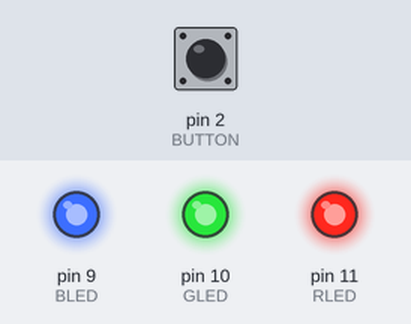
Recording of a sketch running on a simulated Arduino Uno, built with avr-gcc and run on an emulated ATmega328P. Parts: output pins drawn as LEDs (lit = HIGH). The inputs (shaded band) are chosen by the test bench; at power-on: pin 2 (BUTTON) LOW.

Above: at 1.2 s.
1.3 s: pin 2 (BUTTON) pulled HIGH for 0.15 s
At 1.6 s:
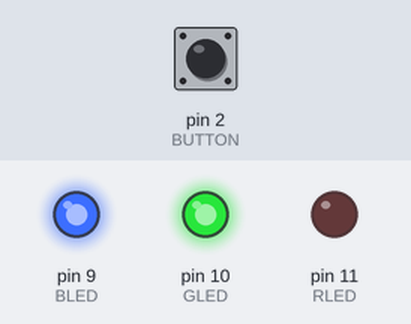
2.9 s: pin 2 (BUTTON) pulled HIGH for 1 s
At 4.1 s:
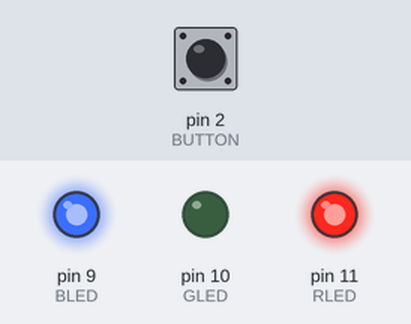
5.4 s: pin 2 (BUTTON) pulled HIGH for 0.15 s
At 6.0 s:
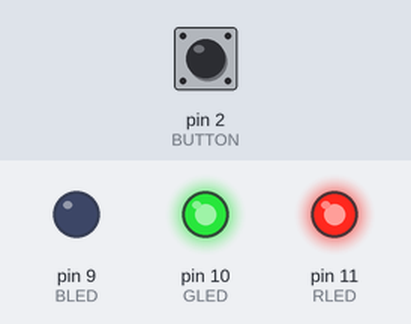
7.0 s: pin 2 (BUTTON) pulled HIGH for 3.2 s
At 8.4 s:
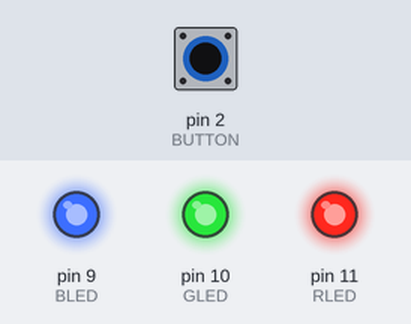
Timing chart, 0 to 10.0 s (numbered marks = the images above; inputs shaded):
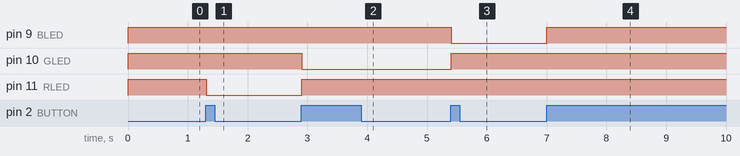

Measured:
- after the input at 1.3 s, pin 11 (RLED): HIGH → LOW at once
- after the input at 2.9 s, pin 10 (GLED): HIGH → LOW at once; pin 11 (RLED): LOW → HIGH at once
- after the input at 5.4 s, pin 9 (BLED): HIGH → LOW at once; pin 10 (GLED): LOW → HIGH at once
- after the input at 7.0 s, pin 9 (BLED): LOW → HIGH at once

The sketch:

week3_Ph_ch2_RGB_LED.ino
```cpp
const int BLED=9; //Blue LED on Pin 9
const int GLED=10; //Green LED on Pin 10
const int RLED=11; //Red LED on Pin 11
const int BUTTON=2; //The Button is connected to pin 2

boolean lastButton = LOW; //Last Button State
boolean currentButton = LOW; //Current Button State
int ledMode = 0; //Cycle between LED states

void setup()
{
  pinMode (BLED, OUTPUT); //Set Blue LED as Output
  pinMode (GLED, OUTPUT); //Set Green LED as Output
  pinMode (RLED, OUTPUT); //Set Red LED as Output
  pinMode (BUTTON, INPUT); //Set button as input (not required)
}

boolean debounce(boolean last) {
  boolean current = digitalRead(BUTTON); //Read the button state

  if (last != current) //if it's different...
  {
    delay(5); //wait 5ms
    current = digitalRead(BUTTON); //read it again
  }

  return current; //return the current value
}

/*
* LED Mode Selection
* Pass a number for the LED state and set it accordingly.
*/
void setMode(int mode) {
  //RED
  if (mode == 1)
  {
    digitalWrite(RLED, LOW);
    digitalWrite(GLED, HIGH);
    digitalWrite(BLED, HIGH);
  }
  //GREEN
  else if (mode == 2) {
    digitalWrite(RLED, HIGH);
    digitalWrite(GLED, LOW);
    digitalWrite(BLED, HIGH);
  }
  //BLUE
  else if (mode == 3)
  {
    digitalWrite(RLED, HIGH);
    digitalWrite(GLED, HIGH);
    digitalWrite(BLED, LOW);
  }
  //OFF (mode == 0)
  else
  {
    digitalWrite(RLED, HIGH);
    digitalWrite(GLED, HIGH);
    digitalWrite(BLED, HIGH);
  }
}

void loop() {
  currentButton = debounce(lastButton); //read debounced state

  if (lastButton == LOW && currentButton == HIGH) //if it was pressed...
  {
    ledMode++; //increment the LED value
  }

  lastButton = currentButton; //reset button value

  //if you've cycled through the different options, reset the counter to 0
  if (ledMode == 4){
      ledMode = 0;
  }
  setMode(ledMode); //change the LED state
}
```
